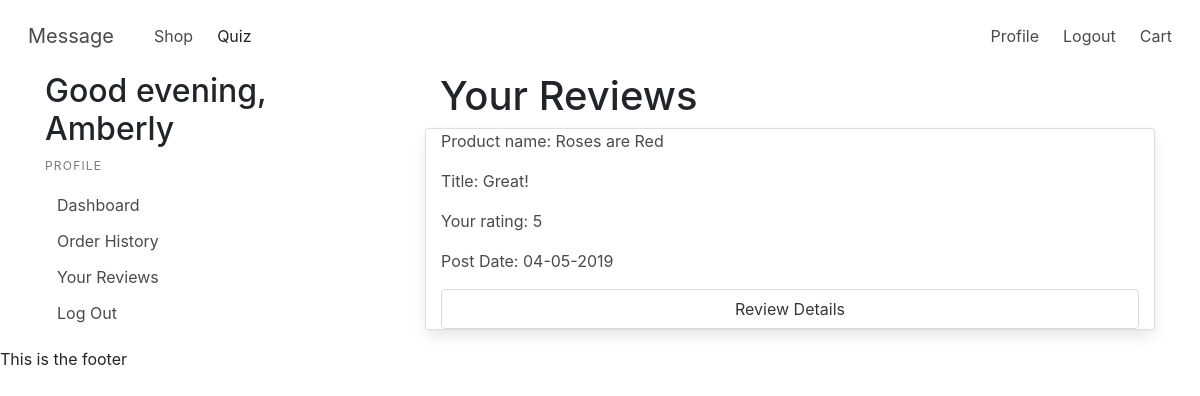
/profile/reviews (signed in), run on the app's committed database.
### models.py (models this page shows, shortened)
class User(UserMixin, Model):
    fname = CharField()
    lname = CharField()
    email = CharField(unique=True)
    password = CharField(max_length=100)
    street_address = CharField(default="")
    city = CharField(default="")
    state = CharField(default="")
    postal_code = CharField(default="")
    join_date = DateTimeField(default=datetime.datetime.now())
    class Meta:
        database = DATABASE

class Review(Model):
    user = ForeignKeyField(model=User, backref='review')
    product = ForeignKeyField(model=Product, backref='review')
    title = CharField()
    rating = IntegerField()
    content = CharField()
    date_posted = DateTimeField(default=datetime.datetime.now())
    class Meta:
        database = DATABASE

class Product(Model):
    name = CharField(unique=True)
    description = CharField()
    image = CharField()
    plant = CharField()
    meaning = CharField()
    price = IntegerField()
    data_name= CharField()
    average_rating = FloatField(default=0)
    category = ForeignKeyField(model=Category, backref='product')
    class Meta:
        database = DATABASE

### app.py (the view)
@app.route('/profile/reviews', methods=["GET"])
@login_required
def reviews():
    user = current_user
    current_hour = datetime.datetime.now().hour
    greeting = time_of_day(current_hour)
    reviews = models.Review.select().where(models.Review.user_id == user.id)
    return render_template("reviews.html", user=user, greeting=greeting, reviews=reviews)

### app.py (called while the page is built)
@login_manager.user_loader
def load_user(userid):
    try:
        return models.User.get(models.User.id == userid)
    except models.DoesNotExist:
        return None

@app.before_request
def before_request():
    g.db = models.DATABASE
    g.db.connect()
    g.user = current_user

@app.after_request
def after_request(response):
    g.db.close()
    return response

def time_of_day(hour):
    return (
        "morning" if 5 <= hour <= 11
        else
        "afternoon" if 12 <= hour <= 17
        else
        "evening" if 18 <= hour <= 22
        else
        "night"
    )

### templates/reviews.html
{% extends 'profile.html' %}
{% block profile %}
<h1>Your Reviews</h1>
{% if reviews %}
{% for review in reviews %}
    <div class="row">
        <div class="col card">
            <p>Product name: {{review.product.name}}</p>
            <p>Title: {{review.title}}</p>
            <p>Your rating: {{review.rating}}</p>
            <p>Post Date: {{review.date_posted.strftime('%m-%d-%Y')}}</p>
            <a href="/profile/reviews/review_details/{{review.id}}"class="button">Review Details</a>
        </div>
    </div>
    {% endfor %}
    {% else %}
    <p>You have not written any reviews.</p>
    <a class="button" href="/shop">Continue Shopping</a>
    {% endif %}
{% endblock %}

### templates/profile.html
{% extends 'layout.html' %}
{% block content %}
<div class="container">
    <div class="row">
        <div class="col-sm-4">
            <h2> Good {{greeting}}, {{user.fname}}</h2>
            <aside class="menu">
                <p class="menu-label">
                    Profile
                </p>
                <ul class="menu-list">
                    <li><a href="{{url_for('profile')}}">Dashboard</a></li>
                    <li><a href="{{url_for('order_history')}}">Order History</a></li>
                    <li><a href="{{url_for('reviews')}}">Your Reviews</a></li>
                    <li><a href="{{url_for('logout')}}">Log Out</a></li>
                </ul>
            </aside>
        </div>
        <div class="col-sm-8">
            <div class="container">
                {% block profile %}
                {% endblock %}
            </div>
        </div>
    </div>
</div>
{% endblock %}

### data on the page
User: fname "Amberly"
Review: product.name "Roses are Red", title "Great!", rating "5", date_posted "04-05-2019"

### other printed values
{{ greeting }} "evening"
